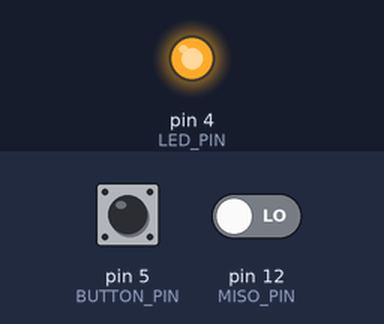
The sketch below on a simulated Arduino Uno, built with avr-gcc and run on an emulated ATmega328P. On the bench: output pins drawn as LEDs (lit = HIGH). Inputs (shaded band) come from the test bench; at power-on: pin 5 (BUTTON_PIN) LOW, pin 12 (MISO_PIN) LOW. Pins used as bus, display or sensor lines are not drawn.

Above: at 0.1 s.
Timing chart, 0 to 1.6 s (numbered marks = the images above):
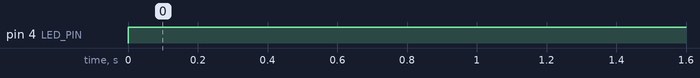

The sketch:

SPI_MASTER.ino
```cpp
/*
 * File: SPI_MASTER.cpp
 * Author: Hung Huy
 * Date: 4/13/2023
 * Description: Chương trình master SPI Arduino
 */

/***********Master**************/
#include <Arduino.h>

/*
 * Function: MACRO TFull
 * Description: TFull: chu kỳ clock
 */
#define TFull 50

/*
 * Function: MACRO BUTTON_PIN, MACRO LED_PIN
 * Description: Định dạng port cho các thiết bị ngoại vi
 */
#define BUTTON_PIN 5
#define LED_PIN 4

/*
 * Function: MACRO BUTTON_INPUT, MACRO BUTTON_OUTPUT
 * Description: Set up cho button trạng thái nhận hay xuất data
 */
#define BUTTON_INPUT pinMode(BUTTON_PIN, INPUT);
#define BUTTON_OUTPUT pinMode(BUTTON_PIN, OUTPUT);

/*
 * Function: MACRO READ_BUTTON
 * Description: Đọc data từ button
 */
//Đọc trạng thái của button pin
#define READ_BUTTON digitalRead(BUTTON_PIN)

/*
 * Function: MACRO LED_INPUT, MACRO LED_OUTPUT
 * Description: Set up cho led trạng thái nhận hay xuất data
 */
#define LED_INPUT pinMode(LED_PIN, INPUT);
#define LED_OUTPUT pinMode(LED_PIN, OUTPUT);

/*
 * Function: MACRO LED_HIGH, MACRO LED_LOW
 * Description: Set up trạng thái cho LED là HIGH hoặc LOW
 */
#define LED_HIGH digitalWrite(LED_PIN, HIGH)
#define LED_LOW digitalWrite(LED_PIN, LOW)

/*
 * Function: MACRO SCK_PIN, MACRO MISO_PIN, MACRO MOSI_PIN, MACRO SS_PIN
 * Description: Định dạng các port theo SPI Arduino
 */
#define SCK_PIN 13
#define MISO_PIN 12
#define MOSI_PIN 11
#define SS_PIN 10

/*
 * Function: MACRO SCK_OUPUT, MACRO MISO_INPUT, MACRO MOSI_OUPUT, MACRO SS_OUTPUT
 * Description: Set up của các chân Arduino trạng thái nhận hay xuất data
 */
#define SCK_OUPUT pinMode(SCK_PIN, OUTPUT)
#define MISO_INPUT pinMode(MISO_PIN, INPUT)
#define MOSI_OUPUT pinMode(MOSI_PIN, OUTPUT)
#define SS_OUTPUT pinMode(SS_PIN, OUTPUT)

/*
 * Function: MACRO MOSI_HIGH, MACRO MOSI_LOW
 * Description: Set up trạng thái cho MOSI là HIGH hoặc LOW
 */
#define MOSI_HIGH digitalWrite(MOSI_PIN, HIGH)
#define MOSI_LOW digitalWrite(MOSI_PIN, LOW)

/*
 * Function: MACRO SS_HIGH, MACRO SS_LOW
 * Description: Set up trạng thái cho SS là HIGH hoặc LOW
 */
#define SS_HIGH digitalWrite(SS_PIN, HIGH)
#define SS_LOW  digitalWrite(SS_PIN, LOW)

/*
 * Function: MACRO SCK_HIGH, MACRO SCK_LOW
 * Description: Set up trạng thái cho SCK là HIGH hoặc LOW
 */
#define SCK_HIGH digitalWrite(SCK_PIN, HIGH)
#define SCK_LOW digitalWrite(SCK_PIN, LOW)

/*
 * Function: MACRO READ_MISO
 * Description: Đọc data từ chân MISO
 */
//Đọc trạng thái của MISO pin
#define READ_MISO digitalRead(MISO_PIN)


/*
* Function: SPI_setup
* Description: Hàm set up SPI cho master
* Input:
*   void
* Output:
*   return: None
*/
//Set up SPI cho Master
void SPI_setup(void)
{
    MOSI_OUPUT;

    MISO_INPUT;

    SCK_LOW;

    SCK_OUPUT;

    SS_HIGH;

    SS_OUTPUT;

    BUTTON_INPUT;

    LED_OUTPUT;
}

/*
* Function: SPI_begin
* Description: Hàm bắt đầu giao tiếp SPI
* Input:
*   void
* Output:
*   return: None
*/
void SPI_begin(void)
{
    SS_LOW; //1 Master - 1 Slave
}

/*
* Function: SPI_end
* Description: Hàm kết thúc giao tiếp SPI
* Input:
*   void
* Output:
*   return: None
*/
void SPI_end(void)
{
    SCK_LOW;
    SS_HIGH;
}

/*
* Function: SPI_transfer
* Description: Hàm truyền và nhận đồng thời 1 byte data của master
* Input:
*   No input
* Output:
*   return: byte_in - uint8_t
*/
uint8_t SPI_transfer(uint8_t byte_out)
{
    uint8_t byte_in = 0; //0000.0000

    uint8_t ibit;   //ibit: intergerBit

    uint8_t result;

    for (ibit = 0x80; ibit > 0; ibit = ibit >> 1) //Dịch từng bit của ibit qua phải từng đơn vị cho đến khi ->0000.0000(stop condistion)
    {
        result = byte_out & ibit; //(#0 = true) , (=0 = false)

        if (result != 0)
        {
            MOSI_HIGH;
        }
        else if (result == 0)
        {
            MOSI_LOW;
        }
        delayMicroseconds(TFull/2); //Đợi nữa chu kỳ lấy data mẫu
        SCK_HIGH;

        //Đọc data MISO
        if (READ_MISO == HIGH)
        {
            byte_in = byte_in | ibit; //0000.0000(byte_in) | 1000.0000(ibit) = 1000.0000
        }
        delayMicroseconds(TFull/2); //Đợi nữa chu kỳ lấy data mẫu
        SCK_LOW; //Kết thức 1 chu kỳ clock
    }
    return byte_in;
}

/*
* Function: setup
* Description: Hàm chỉ chạy 1 lần duy nhất khi Arduino hoạt động
* Input:
*   void
* Output:
*   return: None
*/
void setup(){
    Serial.begin(9600);

    SPI_setup();
}

/*
* Function: loop
* Description: Hàm chạy lặp đi lặp lại khi Arduino hoạt động
* - Đọc data khi BUTTON = 1 tương ứng nút bấm được nhấn và truyền data qua slave,
* sau đó dựa trên data mà slave gửi về để quyết định LED sáng hay không.
*/
void loop(){

    uint8_t vallue;

    byte m_send, m_receive;//Data truyền và data nhận

    vallue = READ_BUTTON;

    m_send = vallue;

    SPI_begin();

    m_receive = SPI_transfer(m_send);

    if (m_receive == 1){
        LED_LOW;
    }
    else{
        LED_HIGH;
    }

    SPI_end();

    delay(200);
}
```

Measured:
- by itself, pin 4 (LED_PIN): LOW → HIGH at 0.00 s
